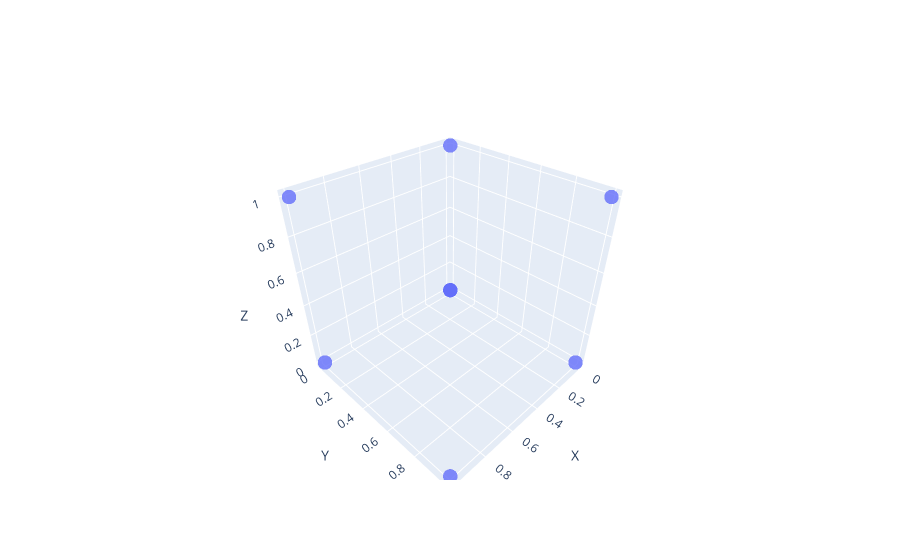
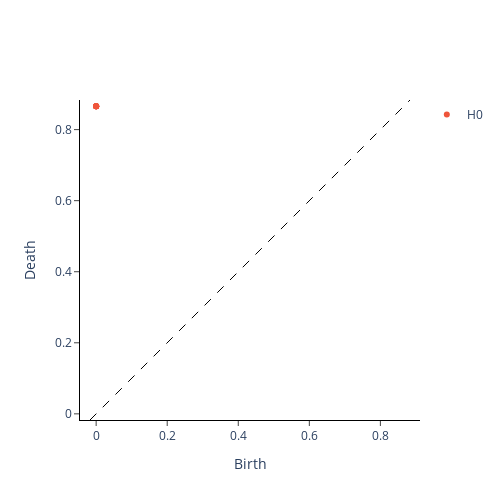

Notebook cell for these charts, in order:
### Code cell
body_cubic = st.Structure(2,2,2, 1.0, 1.0, 1.0, 90, 90, 90, False, False, True)
st.plotting_struct(body_cubic)
coords, diagrams_basic = persistence_diagrams(body_cubic)

figure = plot_diagram(diagrams_basic[0])
figure.show()

### Figure 1 — Plotly figure (JSON) as saved in the notebook; plotly's stock layout.template omitted (floating-point values rounded to 4 significant figures)
{"data": [{"marker": {"opacity": 0.8, "size": 5}, "mode": "markers", "type": "scatter3d", "x": [0, 0, 0, 0, 1, 1, 1, 1, 0.5], "y": [0, 0, 1, 1, 0, 0, 1, 1, 0.5], "z": [0, 1, 0, 1, 0, 1, 0, 1, 0.5]}], "layout": {"scene": {"xaxis": {"title": {"text": "X"}}, "yaxis": {"title": {"text": "Y"}}, "zaxis": {"title": {"text": "Z"}}}}}

### Figure 2 — Plotly figure (JSON) as saved in the notebook; plotly's stock layout.template omitted (floating-point values rounded to 4 significant figures)
{"data": [{"hoverinfo": "none", "line": {"color": "black", "dash": "dash", "width": 1}, "mode": "lines", "showlegend": false, "type": "scatter", "x": [-0.01732, 0.8833], "y": [-0.01732, 0.8833]}, {"hoverinfo": "text", "hovertext": ["(0.0, 0.8660253882408142), multiplicity: 8", "(0.0, 0.8660253882408142), multiplicity: 8", "(0.0, 0.8660253882408142), multiplicity: 8", "(0.0, 0.8660253882408142), multiplicity: 8", "(0.0, 0.8660253882408142), multiplicity: 8", "(0.0, 0.8660253882408142), multiplicity: 8", "(0.0, 0.8660253882408142), multiplicity: 8", "(0.0, 0.8660253882408142), multiplicity: 8"], "mode": "markers+text", "name": "H0", "textposition": "top center", "type": "scatter", "x": [0, 0, 0, 0, 0, 0, 0, 0], "y": [0.866, 0.866, 0.866, 0.866, 0.866, 0.866, 0.866, 0.866]}, {"hoverinfo": "text", "hovertext": [], "mode": "markers+text", "name": "H1", "textposition": "top center", "type": "scatter", "x": [], "y": []}, {"hoverinfo": "text", "hovertext": [], "mode": "markers+text", "name": "H2", "textposition": "top center", "type": "scatter", "x": [], "y": []}], "layout": {"height": 500, "plot_bgcolor": "white", "width": 500, "xaxis": {"autorange": false, "exponentformat": "e", "linecolor": "black", "linewidth": 1, "mirror": false, "range": [-0.01732, 0.8833], "showexponent": "all", "showline": true, "side": "bottom", "ticks": "outside", "title": {"text": "Birth"}, "type": "linear", "zeroline": true}, "yaxis": {"autorange": false, "exponentformat": "e", "linecolor": "black", "linewidth": 1, "mirror": false, "range": [-0.01732, 0.8833], "scaleanchor": "x", "scaleratio": 1, "showexponent": "all", "showline": true, "side": "left", "ticks": "outside", "title": {"text": "Death"}, "type": "linear", "zeroline": true}}}
